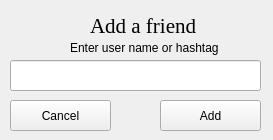
<?xml version="1.0" encoding="UTF-8"?>
<ui version="4.0">
 <class>AddFriend</class>
 <widget class="QMainWindow" name="AddFriend">
  <property name="geometry">
   <rect>
    <x>0</x>
    <y>0</y>
    <width>273</width>
    <height>140</height>
   </rect>
  </property>
  <property name="sizePolicy">
   <sizepolicy hsizetype="Fixed" vsizetype="Fixed">
    <horstretch>0</horstretch>
    <verstretch>0</verstretch>
   </sizepolicy>
  </property>
  <property name="minimumSize">
   <size>
    <width>273</width>
    <height>140</height>
   </size>
  </property>
  <property name="maximumSize">
   <size>
    <width>273</width>
    <height>140</height>
   </size>
  </property>
  <property name="windowTitle">
   <string>Add a friend</string>
  </property>
  <property name="windowIcon">
   <iconset resource="../resources/res.qrc">
    <normaloff>:/img/icon.jpg</normaloff>:/img/icon.jpg</iconset>
  </property>
  <widget class="QWidget" name="centralwidget">
   <widget class="QLineEdit" name="lineEdit">
    <property name="geometry">
     <rect>
      <x>10</x>
      <y>60</y>
      <width>251</width>
      <height>31</height>
     </rect>
    </property>
    <property name="font">
     <font>
      <family>Times New Roman</family>
      <pointsize>16</pointsize>
     </font>
    </property>
   </widget>
   <widget class="QLabel" name="email">
    <property name="geometry">
     <rect>
      <x>90</x>
      <y>10</y>
      <width>111</width>
      <height>31</height>
     </rect>
    </property>
    <property name="font">
     <font>
      <family>Times New Roman</family>
      <pointsize>16</pointsize>
     </font>
    </property>
    <property name="text">
     <string>Add a friend</string>
    </property>
   </widget>
   <widget class="QPushButton" name="cancel">
    <property name="geometry">
     <rect>
      <x>10</x>
      <y>100</y>
      <width>101</width>
      <height>31</height>
     </rect>
    </property>
    <property name="cursor">
     <cursorShape>PointingHandCursor</cursorShape>
    </property>
    <property name="text">
     <string>Cancel</string>
    </property>
   </widget>
   <widget class="QPushButton" name="Add">
    <property name="geometry">
     <rect>
      <x>160</x>
      <y>100</y>
      <width>101</width>
      <height>31</height>
     </rect>
    </property>
    <property name="cursor">
     <cursorShape>PointingHandCursor</cursorShape>
    </property>
    <property name="text">
     <string>Add</string>
    </property>
   </widget>
   <widget class="QLabel" name="userNameLabel">
    <property name="geometry">
     <rect>
      <x>70</x>
      <y>40</y>
      <width>151</width>
      <height>16</height>
     </rect>
    </property>
    <property name="text">
     <string>Enter user name or hashtag</string>
    </property>
   </widget>
  </widget>
 </widget>
 <resources>
  <include location="../resources/res.qrc"/>
 </resources>
 <connections/>
</ui>
